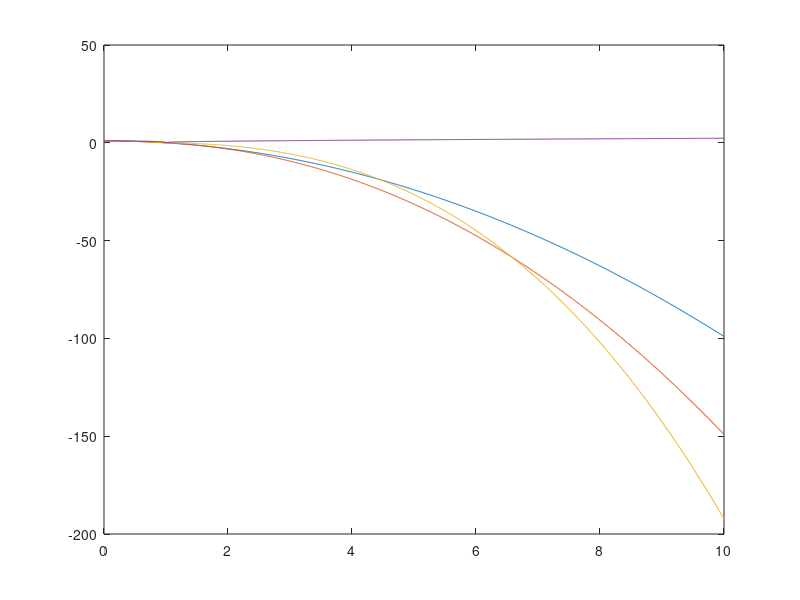

This chart was generated by the following MATLAB code:
%1
B=[2:2:15;15:5:49;54:3:73]
d=ndims(B)
s=size(B)
%showing number 66
B(15)
B(3,5)
B1=B(end:-1:1,:)
B2=B(:,end:-1:1)
z=[B1 B2] % number of columns increases
z=[B1;B2]%number of rows increases
ndims(z)
size(z)
mean(z)
mean(z,"all")



%2
x=0:0.01:10

for c=[1;1.1;1.4;0.3]
    y=(1-x.^2).^c
    figure
    plot(x,y)
end

%3
[0 0 1;0 1 0;1 1 0;1 1 0]